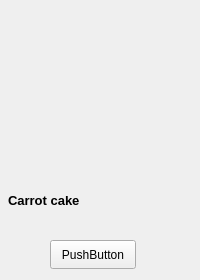
<?xml version="1.0" encoding="UTF-8"?>
<ui version="4.0">
 <class>Form</class>
 <widget class="QWidget" name="Form">
  <property name="geometry">
   <rect>
    <x>0</x>
    <y>0</y>
    <width>200</width>
    <height>280</height>
   </rect>
  </property>
  <property name="windowTitle">
   <string>Form</string>
  </property>
  <widget class="QLabel" name="image">
   <property name="geometry">
    <rect>
     <x>0</x>
     <y>-10</y>
     <width>200</width>
     <height>200</height>
    </rect>
   </property>
   <property name="text">
    <string/>
   </property>
   <property name="pixmap">
    <pixmap>../img/Carrot-Cake-Recipe-Video.jpg</pixmap>
   </property>
   <property name="scaledContents">
    <bool>true</bool>
   </property>
  </widget>
  <widget class="QLabel" name="name">
   <property name="geometry">
    <rect>
     <x>0</x>
     <y>190</y>
     <width>201</width>
     <height>50</height>
    </rect>
   </property>
   <property name="font">
    <font>
     <pointsize>10</pointsize>
     <bold>true</bold>
    </font>
   </property>
   <property name="styleSheet">
    <string notr="true">padding: 0px 5px;
white-space: pre;</string>
   </property>
   <property name="text">
    <string>Carrot cake</string>
   </property>
   <property name="alignment">
    <set>Qt::AlignLeading|Qt::AlignLeft|Qt::AlignTop</set>
   </property>
  </widget>
  <widget class="QPushButton" name="detail">
   <property name="geometry">
    <rect>
     <x>50</x>
     <y>240</y>
     <width>86</width>
     <height>29</height>
    </rect>
   </property>
   <property name="text">
    <string>PushButton</string>
   </property>
  </widget>
 </widget>
 <resources/>
 <connections/>
</ui>
